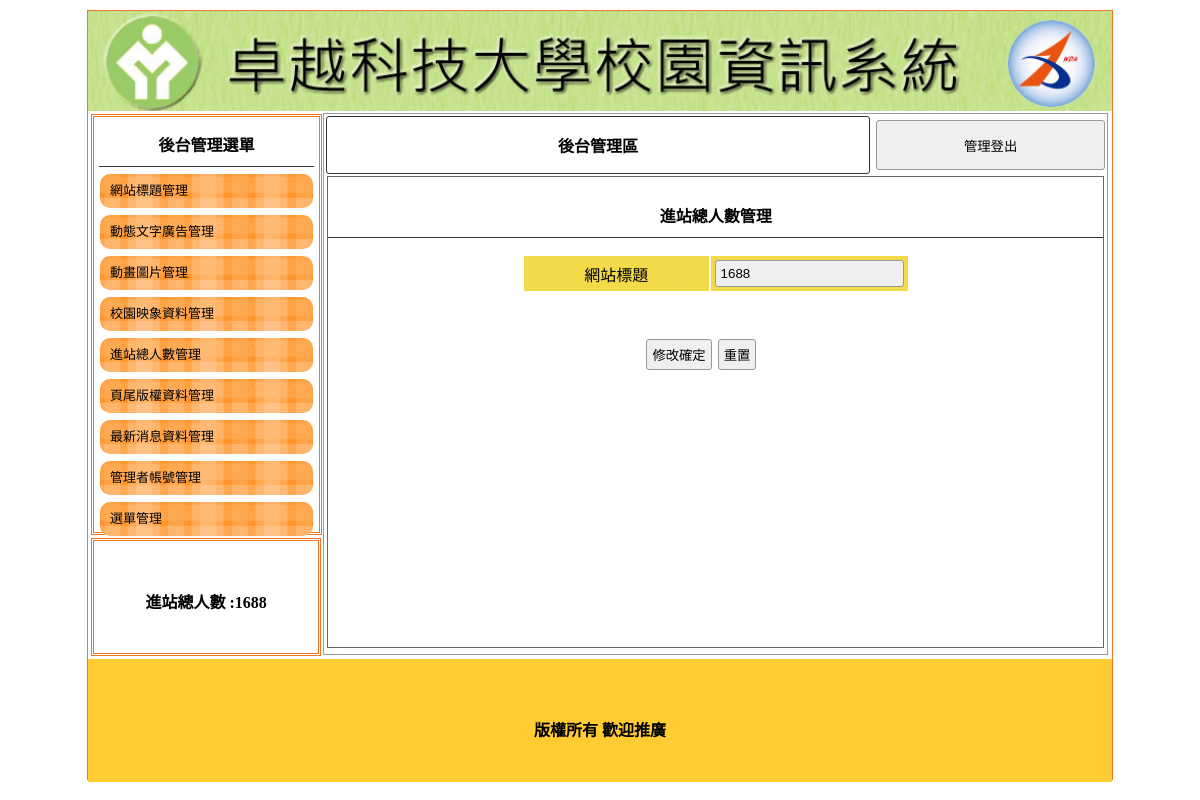
/mine2/back.php?do=total, run on the app's committed database.
### tables this page shows
CREATE TABLE `titles` (
  `id` int(10) UNSIGNED NOT NULL,
  `img` text NOT NULL,
  `text` text NOT NULL,
  `sh` int(1) UNSIGNED NOT NULL
);

CREATE TABLE `total` (
  `id` int(10) NOT NULL,
  `total` int(10) NOT NULL DEFAULT 0
);

CREATE TABLE `bottom` (
  `id` int(10) NOT NULL,
  `bottom` text NOT NULL
);

### mine2/api/db.php (called while the page is built, shortened)
<?php
class DB{
    protected $dsn = "mysql:host=localhost;charset=utf8;dbname=db13";
    protected $pdo;
    protected $table;
    public function __construct($table)
    {
        $this->table=$table;
        $this->pdo=new PDO($this->dsn,'root','');
    }
    function find($id)
    {
        $sql = "select * from `$this->table` ";
        if (is_array($id)) {
            $tmp = $this->a2s($id);
            $sql .= " where " . join(" && ", $tmp);
        } else if (is_numeric($id)) {
            $sql .= " where `id`='$id'";
        }
        $row = $this->pdo->query($sql)->fetch(PDO::FETCH_ASSOC);
        return $row;
    }
    private function a2s($array){
        foreach ($array as $col => $value) {
            $tmp[] = "`$col`='$value'";
        }
        return $tmp;
    }
}
$Title=new DB('titles');
$Total=new DB('total');
$Bottom=new DB('bottom');
?>

### mine2/back.php (the view, shortened to what this page needs)
<?php include_once "./api/db.php";?>
<!DOCTYPE html PUBLIC "-//W3C//DTD XHTML 1.0 Transitional//EN" "http://www.w3.org/TR/xhtml1/DTD/xhtml1-transitional.dtd">
<html xmlns="http://www.w3.org/1999/xhtml"><head><meta http-equiv="Content-Type" content="text/html; charset=UTF-8">
<link href="./css/css.css" rel="stylesheet" type="text/css">
</head>
<body>
	<div id="main">
		<?php
			$title=$Title->find(['sh'=>1]);
		?>
    	<a title="<?=$title['text'];?>" href="index.php">
			<div class="ti" style="background:url(&#39;./img/<?=$title['img'];?>&#39;); background-size:cover;"></div>
		</a>
        	<div id="ms">
             	<div id="lf" style="float:left;">
            		<div id="menuput" class="dbor">
                    	                    		<span class="t botli">後台管理選單</span>
                			                            <a style="color:#000; font-size:13px; text-decoration:none;" href="?do=title">
                            	<div class="mainmu">
                    			網站標題管理                    			</div>
                            </a>
							                            <a style="color:#000; font-size:13px; text-decoration:none;" href="?do=ad">
                            	<div class="mainmu">
                    			動態文字廣告管理                    			</div>
                            </a>
							                            <a style="color:#000; font-size:13px; text-decoration:none;" href="?do=mvim">
                            	<div class="mainmu">
                    			動畫圖片管理                    			</div>
                            </a>
							                            <a style="color:#000; font-size:13px; text-decoration:none;" href="?do=image">
                            	<div class="mainmu">
                    			校園映象資料管理                    			</div>
                            </a>
										    <a style="color:#000; font-size:13px; text-decoration:none;" href="?do=total">
                            	<div class="mainmu">
                    			進站總人數管理                    			</div>
                            </a>
							                            <a style="color:#000; font-size:13px; text-decoration:none;" href="?do=bottom">
                            	<div class="mainmu">
                    			頁尾版權資料管理                    			</div>
                            </a>
							                            <a style="color:#000; font-size:13px; text-decoration:none;" href="?do=news">
                            	<div class="mainmu">
                    			最新消息資料管理                    			</div>
                            </a>
							                            <a style="color:#000; font-size:13px; text-decoration:none;" href="?do=admin">
                            	<div class="mainmu">
                    			管理者帳號管理                    			</div>
                            </a>
										    <a style="color:#000; font-size:13px; text-decoration:none;" href="?do=menu">
                            	<div class="mainmu">
                    			選單管理                    			</div>
                            </a>
							                    </div>
                    <div class="dbor" style="margin:3px; width:95%; height:20%; line-height:100px;">
                    	<span class="t">進站總人數 :<?=$Total->find(1)['total'];?></span>
                    </div>
        		</div>
                <div class="di" style="height:540px; border:#999 1px solid; width:76.5%; margin:2px 0px 0px 0px; float:left; position:relative; left:20px;">
                <table width="100%">
                                	<tbody><tr>
                                    	<td style="width:70%;font-weight:800; border:#333 1px solid; border-radius:3px;" class="cent"><a href="?do=admin" style="color:#000; text-decoration:none;">後台管理區</a></td><td><button onclick="document.cookie='user=';location.replace('?')" style="width:99%; margin-right:2px; height:50px;">管理登出</button></td>
                                    </tr>
                                </tbody></table>
								<?php
									$do=$_GET['do']??'title';
									$file="./back/{$do}.php";
									if(file_exists($file)){
										include $file;
									}else{
										include "./back/title.php";
									}
									?>
                                                </div>
                             </div>
            	<div style="width:1024px; left:0px; position:relative; background:#FC3; margin-top:4px; height:123px; display:block;">
                	<span class="t" style="line-height:123px;"><?=$Bottom->find(1)['bottom'];?></span>
                </div>
    </div>
</body></html>

### mine2/back/total.php (shortened to what this page needs)
<div style="width:99%; height:87%; margin:auto; overflow:auto; border:#666 1px solid;">
    <p class="t cent botli">進站總人數管理</p>
    <form method="post" action="/api/edit_info.php">
        <table style="width:50%;margin:auto">
            <tbody>
                <tr class="yel">
                    <td width="50%">網站標題</td>
                    <td width="50%">
                        <input type="number" name="total" value="<?=$Total->find(1)['total'];?>">
                    </td>
                </tr>
            </tbody>
        </table>
        <table style="margin-top:40px; width:70%;">
            <tbody>
                <tr>
                    <td width="200px"></td>
                    <td class="cent"><input type="submit" value="修改確定"><input type="reset" value="重置"></td>
                </tr>
            </tbody>
        </table>
    </form>
</div>

### mine2/css/css.css (style rules this page uses)
body { padding:0px; margin:0px; }
#main { width:1024px; height:768px; margin:10px auto 10px auto; border:#EE7728 1px solid; position:relative; }
.ti { width:100%; height:100px; position:relative; background-size:cover; background-repeat:no-repeat; }
.dbor { border:#EE7728 double 3px; margin:1px; padding:2px 10px 2px 10px; }
.t { font-weight:800; display:block; text-align:center; padding:10px 1px 10px 1px; }
.botli { border-bottom:#333 1px solid; }
.mainmu { position:relative; border-radius:10px; background:url(../icon/menu.fw.png) center no-repeat; background-size:cover; line-height:30px; padding:2px 10px 2px 10px; margin:7px 1px 7px 1px; }
#lf { height:540px; width:21%; display:inline-block; }
#menuput { width:100%; height:75%; position:relative; padding:5px; display:block; margin: 3px; }
.di { display:inline-block; }
.cent { text-align:center; }
input,button { border:#999 1px solid; border-radius:3px; background:#EFEFEF; padding:5px; margin:3px; }
.yel td { background:#F3DA49; text-align:center; }

### data on the page
titles: img (picture)
total: total "1688"
bottom: bottom "版權所有 歡迎推廣"
